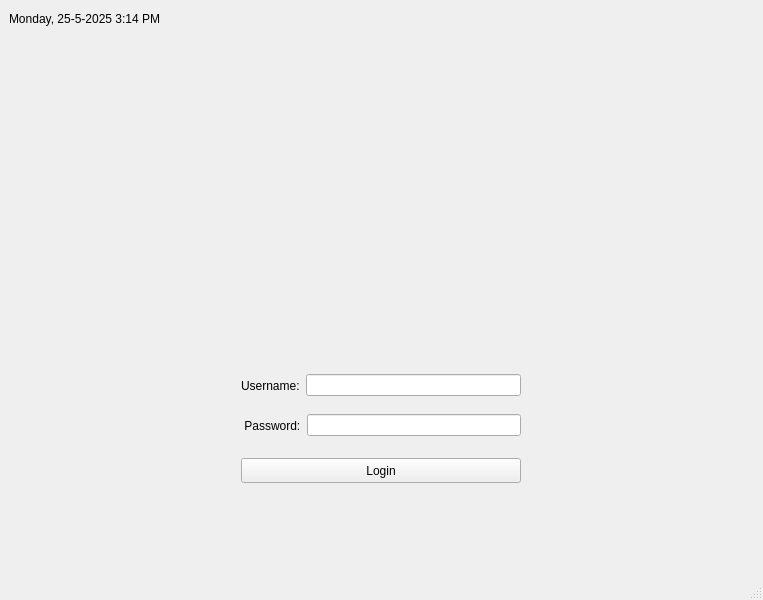
<?xml version="1.0" encoding="UTF-8"?>
<ui version="4.0">
 <class>MainWindow</class>
 <widget class="QMainWindow" name="MainWindow">
  <property name="geometry">
   <rect>
    <x>0</x>
    <y>0</y>
    <width>763</width>
    <height>600</height>
   </rect>
  </property>
  <property name="windowTitle">
   <string>MainWindow</string>
  </property>
  <property name="styleSheet">
   <string notr="true"/>
  </property>
  <widget class="QWidget" name="centralwidget">
   <layout class="QVBoxLayout" name="verticalLayout">
    <item>
     <widget class="QWidget" name="topPanel_2" native="true">
      <layout class="QHBoxLayout" name="topPanel">
       <property name="leftMargin">
        <number>0</number>
       </property>
       <property name="topMargin">
        <number>0</number>
       </property>
       <property name="rightMargin">
        <number>0</number>
       </property>
       <property name="bottomMargin">
        <number>0</number>
       </property>
       <item>
        <widget class="QLabel" name="currentDateTime">
         <property name="text">
          <string>Monday, 25-5-2025 3:14 PM</string>
         </property>
        </widget>
       </item>
       <item>
        <spacer name="horizontalSpacer">
         <property name="orientation">
          <enum>Qt::Horizontal</enum>
         </property>
         <property name="sizeHint" stdset="0">
          <size>
           <width>40</width>
           <height>20</height>
          </size>
         </property>
        </spacer>
       </item>
      </layout>
     </widget>
    </item>
    <item>
     <spacer name="verticalSpacer_3">
      <property name="orientation">
       <enum>Qt::Vertical</enum>
      </property>
      <property name="sizeHint" stdset="0">
       <size>
        <width>20</width>
        <height>40</height>
       </size>
      </property>
     </spacer>
    </item>
    <item>
     <layout class="QHBoxLayout" name="horizontalLayout_3">
      <property name="bottomMargin">
       <number>0</number>
      </property>
      <item>
       <widget class="QWidget" name="loginForm" native="true">
        <property name="sizePolicy">
         <sizepolicy hsizetype="Fixed" vsizetype="Fixed">
          <horstretch>0</horstretch>
          <verstretch>0</verstretch>
         </sizepolicy>
        </property>
        <property name="minimumSize">
         <size>
          <width>350</width>
          <height>200</height>
         </size>
        </property>
        <layout class="QVBoxLayout" name="verticalLayout_2">
         <property name="leftMargin">
          <number>35</number>
         </property>
         <property name="topMargin">
          <number>35</number>
         </property>
         <property name="rightMargin">
          <number>35</number>
         </property>
         <property name="bottomMargin">
          <number>35</number>
         </property>
         <item>
          <layout class="QHBoxLayout" name="horizontalLayout_5">
           <property name="bottomMargin">
            <number>0</number>
           </property>
           <item>
            <widget class="QLabel" name="username">
             <property name="minimumSize">
              <size>
               <width>0</width>
               <height>25</height>
              </size>
             </property>
             <property name="text">
              <string>Username:</string>
             </property>
            </widget>
           </item>
           <item>
            <widget class="QLineEdit" name="usernameEdit"/>
           </item>
          </layout>
         </item>
         <item>
          <layout class="QHBoxLayout" name="horizontalLayout_4">
           <property name="rightMargin">
            <number>0</number>
           </property>
           <property name="bottomMargin">
            <number>0</number>
           </property>
           <item>
            <widget class="QLabel" name="password">
             <property name="minimumSize">
              <size>
               <width>0</width>
               <height>25</height>
              </size>
             </property>
             <property name="text">
              <string> Password:</string>
             </property>
            </widget>
           </item>
           <item>
            <widget class="QLineEdit" name="passwordEdit"/>
           </item>
          </layout>
         </item>
         <item>
          <spacer name="verticalSpacer_2">
           <property name="orientation">
            <enum>Qt::Vertical</enum>
           </property>
           <property name="sizeType">
            <enum>QSizePolicy::Fixed</enum>
           </property>
           <property name="sizeHint" stdset="0">
            <size>
             <width>20</width>
             <height>5</height>
            </size>
           </property>
          </spacer>
         </item>
         <item>
          <widget class="QPushButton" name="loginButton">
           <property name="minimumSize">
            <size>
             <width>0</width>
             <height>25</height>
            </size>
           </property>
           <property name="text">
            <string>Login</string>
           </property>
          </widget>
         </item>
        </layout>
       </widget>
      </item>
     </layout>
    </item>
    <item>
     <spacer name="verticalSpacer">
      <property name="orientation">
       <enum>Qt::Vertical</enum>
      </property>
      <property name="sizeType">
       <enum>QSizePolicy::Fixed</enum>
      </property>
      <property name="sizeHint" stdset="0">
       <size>
        <width>20</width>
        <height>40</height>
       </size>
      </property>
     </spacer>
    </item>
   </layout>
  </widget>
  <widget class="QMenuBar" name="menubar">
   <property name="geometry">
    <rect>
     <x>0</x>
     <y>0</y>
     <width>763</width>
     <height>22</height>
    </rect>
   </property>
  </widget>
  <widget class="QStatusBar" name="statusbar"/>
 </widget>
 <resources/>
 <connections/>
</ui>
